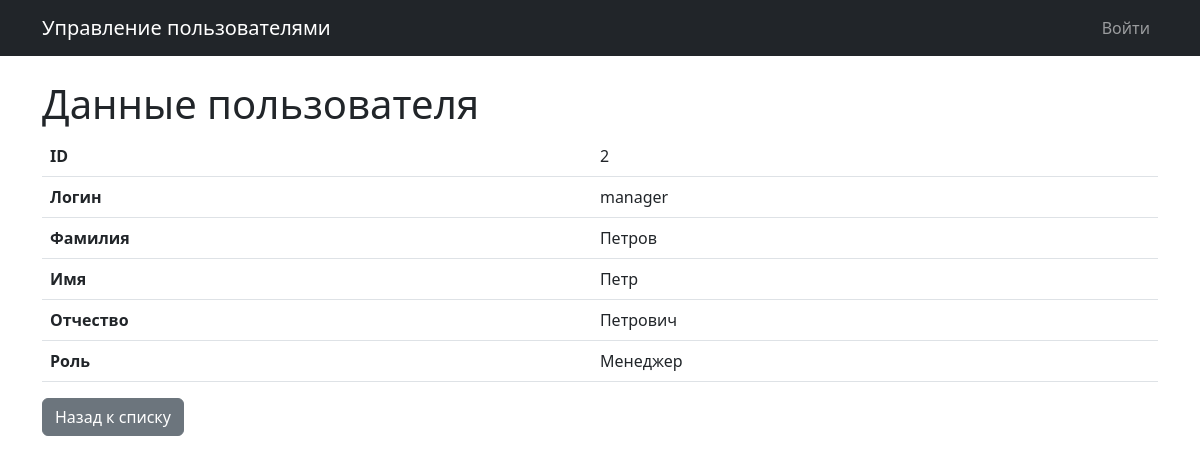
/user/2, run on the app's committed database.
### app.py (models this page shows, shortened)
class User(UserMixin, db.Model):
    id = db.Column(db.Integer, primary_key=True)
    login = db.Column(db.String(50), unique=True, nullable=False)
    password_hash = db.Column(db.String(128), nullable=False)
    last_name = db.Column(db.String(50))
    first_name = db.Column(db.String(50), nullable=False)
    middle_name = db.Column(db.String(50))
    role_id = db.Column(db.Integer, db.ForeignKey('role.id'))
    created_at = db.Column(db.DateTime, default=datetime.utcnow)

class Role(db.Model):
    id = db.Column(db.Integer, primary_key=True)
    name = db.Column(db.String(50), nullable=False)
    description = db.Column(db.String(200))
    users = db.relationship('User', backref='role', lazy=True)

### app.py (the view)
@app.route('/user/<int:user_id>')
def view_user(user_id):
    user = User.query.get_or_404(user_id)
    return render_template('view_user.html', user=user)

### templates/view_user.html (shortened to what this page needs)
{% extends "base.html" %}
{% block content %}
<h1>Данные пользователя</h1>
<table class="table">
    <tr>
        <th>ID</th>
        <td>{{ user.id }}</td>
    </tr>
    <tr>
        <th>Логин</th>
        <td>{{ user.login }}</td>
    </tr>
    <tr>
        <th>Фамилия</th>
        <td>{{ user.last_name or '' }}</td>
    </tr>
    <tr>
        <th>Имя</th>
        <td>{{ user.first_name }}</td>
    </tr>
    <tr>
        <th>Отчество</th>
        <td>{{ user.middle_name or '' }}</td>
    </tr>
    <tr>
        <th>Роль</th>
        <td>{{ user.role.name if user.role else '' }}</td>
    </tr>
</table>
<a href="{{ url_for('index') }}" class="btn btn-secondary">Назад к списку</a>
{% endblock %}

### data on the page
User: id "2", login "manager", last_name "Петров", first_name "Петр", middle_name "Петрович"
Role: role "Менеджер"
